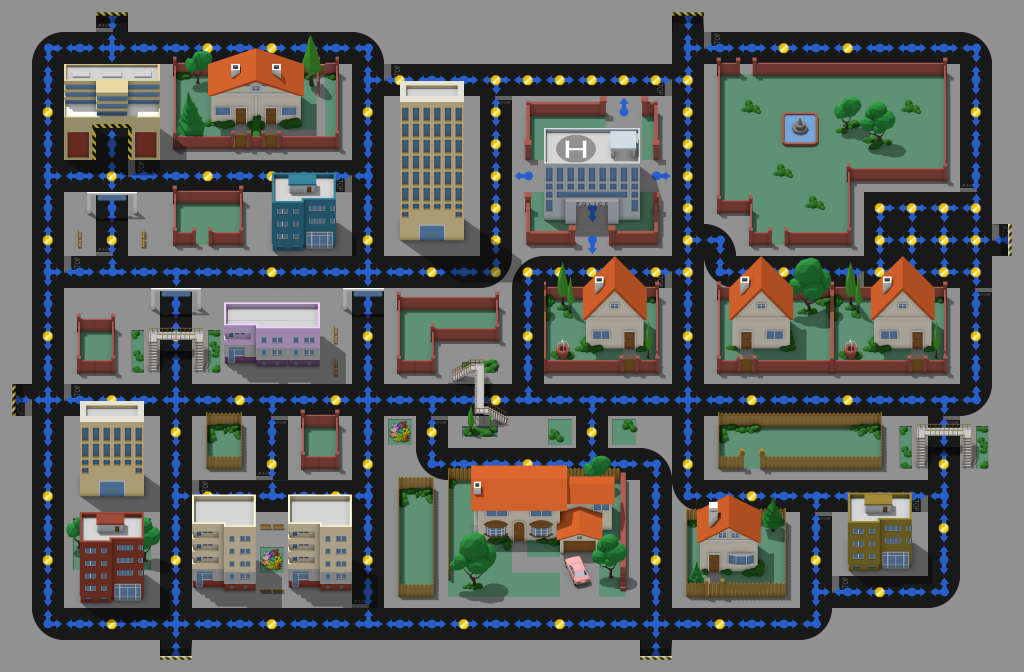

A 2D game scene composited from a Tiled map and its tileset images. What follows is a short description and the map's XML, with each tile layer's data collapsed to a summary:
An orthogonal 32x21 tile map with 32x32 px tiles, 5 tile layers (Background, Path, dots, overlay_strada, ...), 3 tilesets and 16 objects (6x teleport, 5x pill, red_enemy, blue_enemy, green_enemy, ...).

<map version="1.0" orientation="orthogonal" renderorder="right-down" width="32" height="21" tilewidth="32" tileheight="32" nextobjectid="17">
 <tileset firstgid="1" name="metatiles" tilewidth="32" tileheight="32" tilecount="20" columns="5">
  <image source="../img/map/metatiles.png" width="160" height="128" />
  <tile id="0">
   <properties>
    <property name="direction" value="1110" />
   </properties>
  </tile>
  <tile id="1">
   <properties>
    <property name="direction" value="0111" />
   </properties>
  </tile>
  <tile id="2">
   <properties>
    <property name="direction" value="1011" />
   </properties>
  </tile>
  <tile id="3">
   <properties>
    <property name="direction" value="1101" />
   </properties>
  </tile>
  <tile id="4">
   <properties>
    <property name="direction" value="1111" />
   </properties>
  </tile>
  <tile id="5">
   <properties>
    <property name="direction" value="1100" />
   </properties>
  </tile>
  <tile id="6">
   <properties>
    <property name="direction" value="0110" />
   </properties>
  </tile>
  <tile id="7">
   <properties>
    <property name="direction" value="0011" />
   </properties>
  </tile>
  <tile id="8">
   <properties>
    <property name="direction" value="1001" />
   </properties>
  </tile>
  <tile id="9">
   <properties>
    <property name="direction" value="1010" />
   </properties>
  </tile>
  <tile id="10">
   <properties>
    <property name="direction" value="1000" />
   </properties>
  </tile>
  <tile id="11">
   <properties>
    <property name="direction" value="0100" />
   </properties>
  </tile>
  <tile id="12">
   <properties>
    <property name="direction" value="0010" />
   </properties>
  </tile>
  <tile id="13">
   <properties>
    <property name="direction" value="0001" />
   </properties>
  </tile>
  <tile id="14">
   <properties>
    <property name="direction" value="0101" />
   </properties>
  </tile>
  <tile id="15">
   <properties>
    <property name="direction" value="0000" />
    <property name="type" value="solid" />
   </properties>
  </tile>
 </tileset>
 <tileset firstgid="21" name="strade" tilewidth="32" tileheight="32" tilecount="52" columns="4">
  <image source="../img/map/stradatiles.png" width="128" height="416" />
 </tileset>
 <tileset firstgid="73" name="case" tilewidth="32" tileheight="32" tilecount="616" columns="8">
  <image source="../img/map/casetiles.png" width="256" height="2464" />
 </tileset>
 <layer name="Background" width="32" height="21">
  <properties>
   <property name="preRender" value="false" />
  </properties>
  <data>[672 cells, 672 non-empty, 229 distinct tile ids]</data>
 </layer>
 <layer name="Path" width="32" height="21">
  <data>[672 cells, 255 non-empty, 15 distinct tile ids]</data>
 </layer>
 <layer name="dots" width="32" height="21">
  <data>[672 cells, 87 non-empty, 1 distinct tile ids]</data>
 </layer>
 <objectgroup name="Enemies">
  <object id="1" name="enemy" type="red_enemy" gid="18" x="608" y="128" width="32" height="32">
   <properties>
    <property name="behavior" value="chase" />
    <property name="delay" value="2000" />
    <property name="keepAlive" value="true" />
   </properties>
  </object>
  <object id="2" name="enemy" type="blue_enemy" gid="18" x="640" y="192" width="32" height="32">
   <properties>
    <property name="behavior" value="chase" />
    <property name="delay" value="500" />
    <property name="keepAlive" value="true" />
   </properties>
  </object>
  <object id="3" name="enemy" type="green_enemy" gid="18" x="576" y="224" width="32" height="32">
   <properties>
    <property name="behavior" value="chase" />
    <property name="delay" value="1500" />
    <property name="keepAlive" value="true" />
   </properties>
  </object>
  <object id="4" name="enemy" type="magenta_enemy" gid="18" x="512" y="192" width="32" height="32">
   <properties>
    <property name="behavior" value="random" />
    <property name="keepAlive" value="true" />
   </properties>
  </object>
 </objectgroup>
 <objectgroup name="Entities">
  <object id="5" name="player" gid="19" x="512" y="416" width="32" height="32" />
  <object id="6" name="teleport" gid="20" x="96" y="32" width="32" height="32">
   <properties>
    <property name="destination" value="2" />
    <property name="id" value="1" />
   </properties>
  </object>
  <object id="7" name="teleport" gid="20" x="160" y="672" width="32" height="32">
   <properties>
    <property name="destination" value="1" />
    <property name="id" value="2" />
   </properties>
  </object>
  <object id="8" name="teleport" gid="20" x="640" y="672" width="32" height="32">
   <properties>
    <property name="destination" value="3" />
    <property name="id" value="4" />
   </properties>
  </object>
  <object id="9" name="teleport" gid="20" x="672" y="32" width="32" height="32">
   <properties>
    <property name="destination" value="4" />
    <property name="id" value="3" />
   </properties>
  </object>
  <object id="10" name="teleport" gid="20" x="0" y="416" width="32" height="32">
   <properties>
    <property name="destination" value="5" />
    <property name="id" value="6" />
   </properties>
  </object>
  <object id="11" name="teleport" gid="20" x="992" y="256" width="32" height="32">
   <properties>
    <property name="destination" value="6" />
    <property name="id" value="5" />
   </properties>
  </object>
 </objectgroup>
 <objectgroup name="powerup">
  <object id="12" name="pill" gid="17" x="32" y="64" width="32" height="32" />
  <object id="13" name="pill" gid="17" x="32" y="640" width="32" height="32" />
  <object id="14" name="pill" gid="17" x="960" y="64" width="32" height="32" />
  <object id="15" name="pill" gid="17" x="928" y="608" width="32" height="32" />
  <object id="16" name="pill" gid="17" x="352" y="416" width="32" height="32" />
 </objectgroup>
 <layer name="overlay_strada" width="32" height="21">
  <data>[672 cells, 10 non-empty, 7 distinct tile ids]</data>
 </layer>
 <layer name="overlay" width="32" height="21">
  <data>[672 cells, 119 non-empty, 88 distinct tile ids]</data>
 </layer>
</map>
